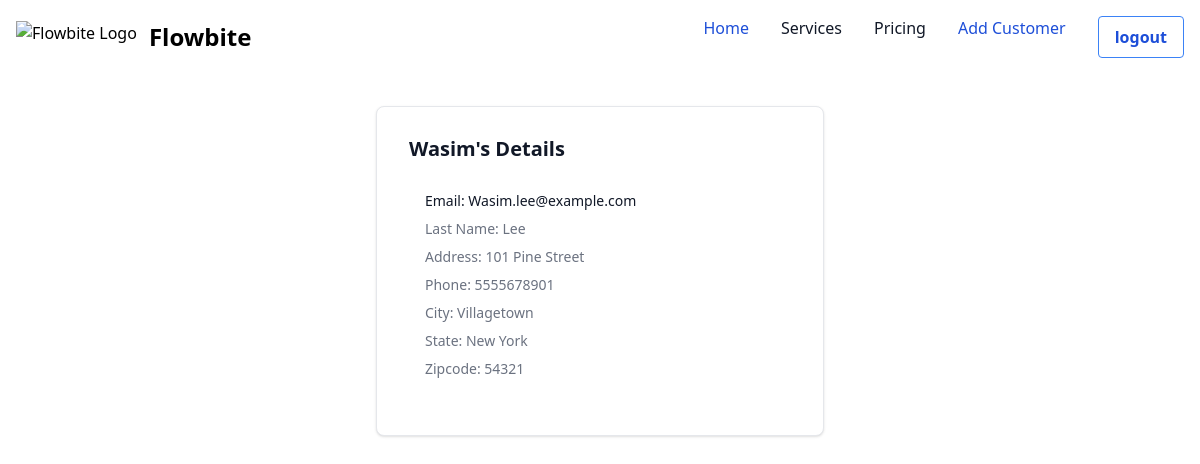
/singledetail/3/ (signed in), run on the app's committed database.
### core/models.py (models this page shows, shortened)
class Record(models.Model):
    created_at=models.DateTimeField(auto_now_add=True)
    first_name=models.CharField(max_length=50)
    last_name=models.CharField(max_length=50)
    address=models.CharField(max_length=100)
    email=models.EmailField()
    phone=models.PositiveBigIntegerField(null=True)
    city=models.CharField(max_length=30)
    state=models.CharField(max_length=40)
    zipcode=models.PositiveIntegerField(null=True)

### core/views.py (the view)
# urls.py: path("singledetail/<int:pk>/",singledetail,name="singledetail"),
@login_required
def singledetail(request,pk):
    detail = get_object_or_404(Record, pk=pk)
    context={"detail":detail}
    return render(request,"Singledetail.html",context)

### templates/Singledetail.html
{% extends 'main.html' %}
{% block content %}
<div class="w-full max-w-md mx-auto mt-8 p-4 bg-white border border-gray-200 rounded-lg shadow sm:p-8 dark:bg-gray-800 dark:border-gray-700">
    <div class="flex items-center justify-between mb-4">
        <h5 class="text-xl font-bold leading-none text-gray-900 dark:text-white">{{ detail.first_name }}'s Details</h5>
    </div>
    <div class="flow-root">
        <ul role="list" class="divide-y divide-gray-200 dark:divide-gray-700">
            <li class="py-3 sm:py-4">
                <div class="flex items-center">
                    <div class="flex-1 min-w-0 ms-4">
                        <p class="mb-2 text-sm font-medium text-gray-900 truncate dark:text-white">
                            Email: {{ detail.email }}
                        </p>
                        <p class="mb-2 text-sm text-gray-500 truncate dark:text-gray-400">
                            Last Name: {{ detail.last_name }}
                        </p>
                        <p class="mb-2 text-sm text-gray-500 truncate dark:text-gray-400">
                            Address: {{ detail.address }}
                        </p>
                        <p class="mb-2 text-sm text-gray-500 truncate dark:text-gray-400">
                            Phone: {{ detail.phone }}
                        </p>
                        <p class="mb-2 text-sm text-gray-500 truncate dark:text-gray-400">
                            City: {{ detail.city }}
                        </p>
                        <p class="mb-2 text-sm text-gray-500 truncate dark:text-gray-400">
                            State: {{ detail.state }}
                        </p>
                        <p class="mb-2 text-sm text-gray-500 truncate dark:text-gray-400">
                            Zipcode: {{ detail.zipcode }}
                        </p>
                    </div>
                </div>
            </li>
        </ul>
    </div>
</div>
{% endblock %}

### data on the page
Record: first_name "Wasim", email "Wasim.lee@example.com", last_name "Lee", address "101 Pine Street", phone "5555678901", city "Villagetown", state "New York", zipcode "54321"
